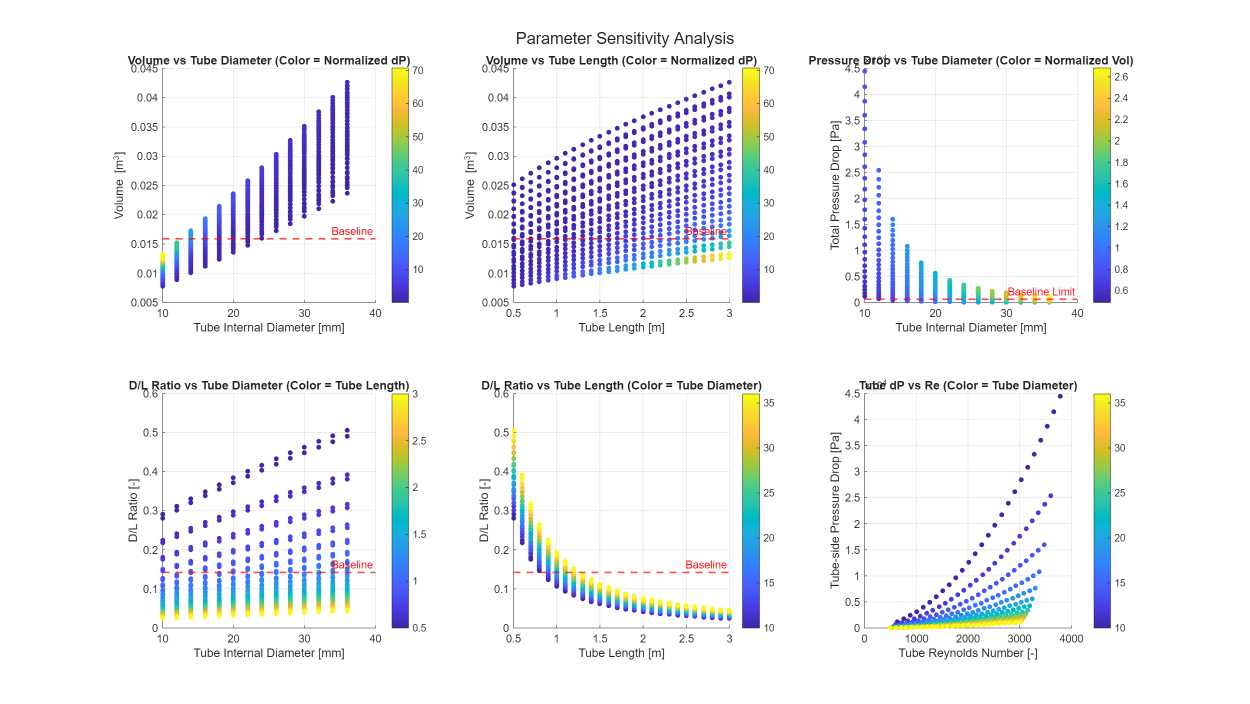
%> input picture HEX-102/results/final_optimization_2026-04-12_16-51-22/parameter_sensitivity.png, 2500 x 1407 px (shown at 1/2 size)
$ octave --eval "generate_report;"   (GNU Octave 9; MATLAB toolbox functions it lacks are replaced by stand-ins)
%> lines starting %> are read from the running program, lines starting %| are printed output that depends on the picture
function generate_report()
% GENERATE_REPORT  Creates a PDF summary of all heat exchanger designs
%
% Compiles the three designs (Original, V1 Min Volume, V2 Min DP) into a
% single PDF report with key graphs highlighting design trade-offs.

    %% Setup
    report_file = fullfile(pwd, 'HEX_Design_Summary_Report.pdf');

    % Delete existing report if present
    if exist(report_file, 'file')
        delete(report_file);
    end

    fprintf('Generating Heat Exchanger Design Report...\n');

    %% Page 1: Title and Design Comparison Table
    fig1 = figure('Position', [100, 100, 800, 1000], 'Color', 'w', 'Visible', 'off');

    % Title
    annotation('textbox', [0.1, 0.92, 0.8, 0.06], 'String', ...
        'LOOP INTERFACE EXCHANGER - DESIGN OPTIMIZATION SUMMARY', ...
        'FontSize', 16, 'FontWeight', 'bold', 'HorizontalAlignment', 'center', ...
        'EdgeColor', 'none');

    annotation('textbox', [0.1, 0.88, 0.8, 0.04], 'String', ...
        sprintf('Generated: %s', datestr(now, 'dd-mmm-yyyy')), ...
        'FontSize', 10, 'HorizontalAlignment', 'center', 'EdgeColor', 'none');

    % Operating Conditions Box
    annotation('textbox', [0.05, 0.72, 0.9, 0.14], 'String', {...
        'FIXED OPERATING CONDITIONS:', ...
        '', ...
        '  Cold fluid mass flow rate:   0.25 kg/s (Helisol 5A)', ...
        '  Hot fluid mass flow rate:    0.7609 kg/s (Ternary Eutectic)', ...
        '  Cold fluid inlet temperature:  283.05 C', ...
        '  Cold fluid outlet temperature: 310 C', ...
        '  Hot fluid inlet temperature:   620 C', ...
        '  Heat duty:                     14.49 kW'}, ...
        'FontSize', 9, 'FontName', 'Courier', 'BackgroundColor', [0.95 0.95 0.95], ...
        'EdgeColor', [0.5 0.5 0.5]);

    % Design Comparison Table
    annotation('textbox', [0.05, 0.66, 0.9, 0.04], 'String', ...
        'DESIGN COMPARISON', 'FontSize', 12, 'FontWeight', 'bold', ...
        'EdgeColor', 'none');

    % Create table data
    ax_table = axes('Position', [0.05, 0.35, 0.9, 0.30]);
    axis off;

    col_headers = {'Parameter', 'Original', 'V1 (Min Vol)', 'V2 (Min DP)', 'Units'};
    table_data = {
        'Tube Length',        '1000',    '700',     '700',     'mm';
        'Shell Diameter',     '142.2',   '155.5',   '183.7',   'mm';
        'D/L Ratio',          '0.142',   '0.222',   '0.262',   '-';
        'Shell Volume',       '15.89',   '13.29',   '18.56',   'L';
        'Tube-side DP',       '627.9',   '416.5',   '147.5',   'Pa';
        'Shell-side DP',      '0.096',   '0.070',   '0.027',   'Pa';
        'Total DP',           '628.0',   '416.6',   '147.5',   'Pa';
        'Number of Tubes',    '9.3',     '14.5',    '10.6',    '-';
        'Tube Passes',        '2',       '2',       '2',       '-';
        'Tube ID',            '20',      '18',      '26',      'mm';
        'Tube OD',            '24',      '22',      '30',      'mm';
        'Pitch Ratio',        '1.25',    '1.25',    '1.25',    '-';
        'Overall HTC (U_o)',  '83.4',    '102.9',   '60.5',    'W/m2/K'
    };

    % Draw table
    n_rows = size(table_data, 1);
    n_cols = 5;
    row_height = 0.065;
    col_widths = [0.28, 0.16, 0.18, 0.18, 0.10];

    % Header row
    x_pos = 0.05;
    for c = 1:n_cols
        if c == 1
            ha = 'left';
        else
            ha = 'center';
        end
        annotation('textbox', [x_pos, 0.62, col_widths(c), 0.03], ...
            'String', col_headers{c}, 'FontSize', 9, 'FontWeight', 'bold', ...
            'HorizontalAlignment', ha, 'EdgeColor', 'none', 'BackgroundColor', [0.8 0.8 0.9]);
        x_pos = x_pos + col_widths(c);
    end

    % Data rows
    for r = 1:n_rows
        y_pos = 0.62 - r * 0.022;
        x_pos = 0.05;
        bg_color = 'w';
        if mod(r, 2) == 0
            bg_color = [0.95 0.95 0.95];
        end
        for c = 1:n_cols
            if c == 1
                ha = 'left';
            else
                ha = 'center';
            end
            annotation('textbox', [x_pos, y_pos, col_widths(c), 0.022], ...
                'String', table_data{r, c}, 'FontSize', 8, ...
                'HorizontalAlignment', ha, 'EdgeColor', 'none', 'BackgroundColor', bg_color);
            x_pos = x_pos + col_widths(c);
        end
    end

    % Design descriptions
    annotation('textbox', [0.05, 0.08, 0.9, 0.24], 'String', {...
        'DESIGN DESCRIPTIONS:', ...
        '', ...
        'Original Baseline: Starting design with 1.0m tubes and 20mm ID tubes.', ...
        '  Operates at 628 Pa pressure drop. Standard engineering approach.', ...
        '', ...
        'V1 (Minimum Volume): Optimized to minimize shell volume while meeting', ...
        '  pressure drop constraint. Uses shorter tubes (0.7m) and smaller diameter (18mm).', ...
        '  Achieved 16.4% VOLUME REDUCTION and 33.7% pressure drop reduction.', ...
        '', ...
        'V2 (Minimum Pressure Drop): Optimized to minimize tube-side pressure drop.', ...
        '  Uses larger tubes (26mm ID) for dramatically lower flow resistance.', ...
        '  Achieved 76.5% PRESSURE DROP REDUCTION with moderate volume increase.'}, ...
        'FontSize', 9, 'EdgeColor', 'none', 'VerticalAlignment', 'top');

    % Save first page
    exportgraphics(fig1, report_file, 'ContentType', 'vector', 'Append', false);
    close(fig1);
    fprintf('  Page 1: Title and comparison table\n');

    %% Page 2: V1 Study - Key Graphs (Volume Optimization)
    fig2 = figure('Position', [100, 100, 800, 1000], 'Color', 'w', 'Visible', 'off');

    annotation('textbox', [0.1, 0.94, 0.8, 0.04], 'String', ...
        'V1 OPTIMIZATION: MINIMIZING VOLUME', ...
        'FontSize', 14, 'FontWeight', 'bold', 'HorizontalAlignment', 'center', ...
        'EdgeColor', 'none');

    % Load and display V1 graphs from final optimization study
    v1_folder = 'results/final_optimization_2026-04-12_16-51-22';

    % Graph 1: Parameter sensitivity
    ax1 = subplot(2, 2, 1);
    img1 = imread(fullfile(v1_folder, 'parameter_sensitivity.png'));
%> img1 is the input picture: size 1407x2500x3 uint8; mean R, G, B 240.9, 242.6, 245.5
    imshow(img1);
    title('Parameter Sensitivity Analysis', 'FontSize', 10, 'FontWeight', 'bold');

    % Graph 2: Design space heatmaps
    ax2 = subplot(2, 2, 2);
    img2 = imread(fullfile(v1_folder, 'design_space_heatmaps.png'));
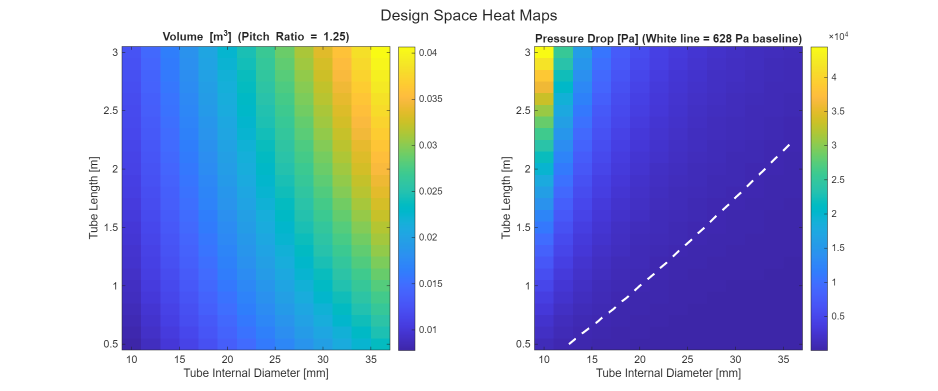
%> input picture HEX-102/results/final_optimization_2026-04-12_16-51-22/design_space_heatmaps.png, 1875 x 782 px (shown at 1/2 size)
%> img2 is the input picture: size 782x1875x3 uint8; mean R, G, B 166.4, 183.1, 219.8
    imshow(img2);
    title('Design Space Heat Maps', 'FontSize', 10, 'FontWeight', 'bold');

    % Graph 3: Best designs comparison
    ax3 = subplot(2, 2, 3);
    img3 = imread(fullfile(v1_folder, 'best_designs_comparison.png'));
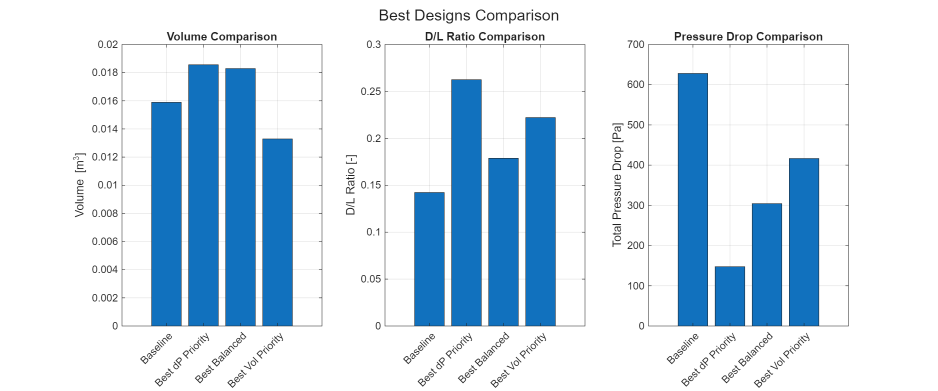
%> input picture HEX-102/results/final_optimization_2026-04-12_16-51-22/best_designs_comparison.png, 1875 x 782 px (shown at 1/2 size)
%> img3 is the input picture: size 782x1875x3 uint8; mean R, G, B 206.4, 223.7, 237.7
    imshow(img3);
    title('Best Designs Comparison', 'FontSize', 10, 'FontWeight', 'bold');

    % Graph 4: 3D design space
    ax4 = subplot(2, 2, 4);
    img4 = imread(fullfile(v1_folder, '3D_design_space.png'));
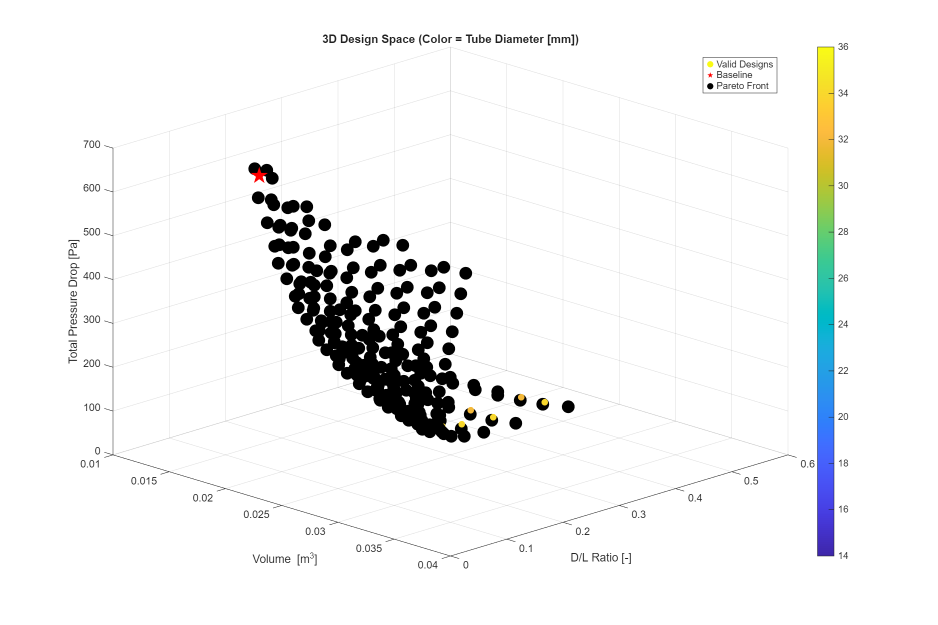
%> input picture HEX-102/results/final_optimization_2026-04-12_16-51-22/3D_design_space.png, 1875 x 1250 px (shown at 1/2 size)
%> img4 is the input picture: size 1250x1875x3 uint8; mean R, G, B 242.5, 243.2, 243
    imshow(img4);
    title('3D Design Space', 'FontSize', 10, 'FontWeight', 'bold');

    % Key findings text
    annotation('textbox', [0.05, 0.02, 0.9, 0.08], 'String', {...
        'KEY FINDINGS - Volume Optimization:', ...
        '  Tube internal diameter is dominant - smaller tubes allow more compact shell', ...
        '  Shorter tubes (0.7m vs 1.0m) reduce overall volume despite wider shell', ...
        '  N_p = 2 passes is essential - higher passes dramatically increase pressure drop'}, ...
        'FontSize', 8, 'EdgeColor', [0.5 0.5 0.5], 'BackgroundColor', [0.95 0.98 0.95]);
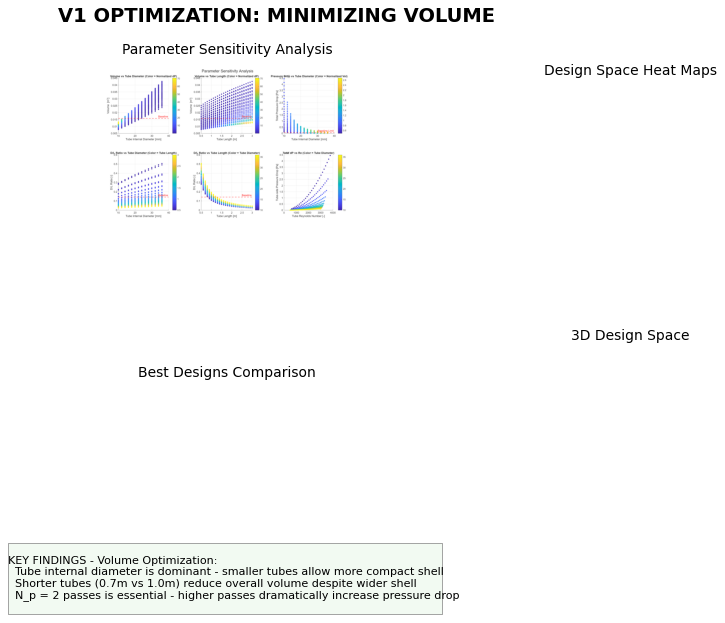
%> figure redrawn from the program's plot data, 5 panels

    exportgraphics(fig2, report_file, 'ContentType', 'image', 'Resolution', 200, 'Append', true);
    close(fig2);
    fprintf('  Page 2: V1 optimization graphs\n');

    %% Page 3: V2 Study - Pressure Drop Optimization
    fig3 = figure('Position', [100, 100, 800, 1000], 'Color', 'w', 'Visible', 'off');

    annotation('textbox', [0.1, 0.94, 0.8, 0.04], 'String', ...
        'V2 OPTIMIZATION: MINIMIZING PRESSURE DROP', ...
        'FontSize', 14, 'FontWeight', 'bold', 'HorizontalAlignment', 'center', ...
        'EdgeColor', 'none');

    % Load graphs
    v2_folder = 'results/final_optimization_2026-04-12_16-51-22';

    % Graph 1: Pareto analysis
    ax1 = subplot(2, 2, 1);
    img1 = imread(fullfile(v2_folder, 'pareto_analysis.png'));
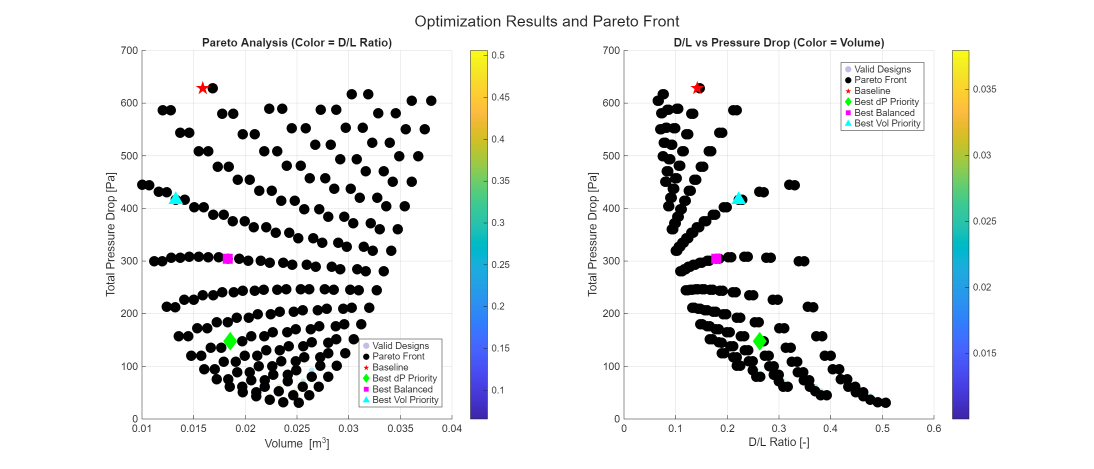
%> input picture HEX-102/results/final_optimization_2026-04-12_16-51-22/pareto_analysis.png, 2188 x 938 px (shown at 1/2 size)
%> img1 is the input picture: size 938x2188x3 uint8; mean R, G, B 233.6, 234.9, 234.6
    imshow(img1);
    title('Pareto Front Analysis', 'FontSize', 10, 'FontWeight', 'bold');

    % Graph 2: From initial study - tube length passes
    study1_folder = 'results/study_2026-04-12_16-46-48';
    ax2 = subplot(2, 2, 2);
    img2 = imread(fullfile(study1_folder, 'study1_tube_length_passes.png'));
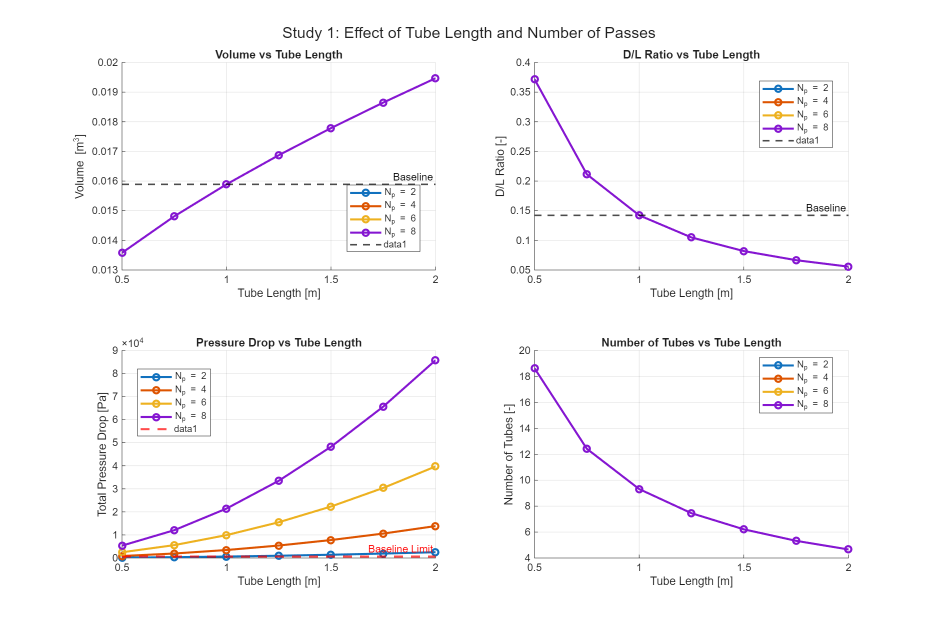
%> input picture HEX-102/results/study_2026-04-12_16-46-48/study1_tube_length_passes.png, 1875 x 1250 px (shown at 1/2 size)
%> img2 is the input picture: size 1250x1875x3 uint8; mean R, G, B 249.9, 248.6, 249.7
    imshow(img2);
    title('Effect of Tube Length & Passes', 'FontSize', 10, 'FontWeight', 'bold');
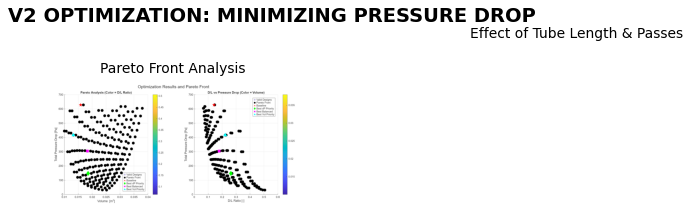
%> figure redrawn from the program's plot data, 3 panels

    % Graph 3: Tube diameter study
    ax3 = subplot(2, 2, 3);
%> (the run ends here)
